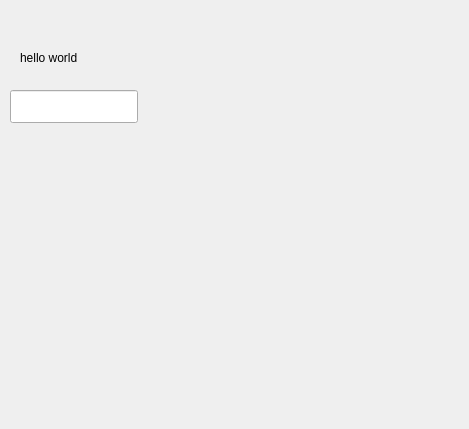
<?xml version="1.0" encoding="UTF-8"?>
<ui version="4.0">
 <class>Frame</class>
 <widget class="QFrame" name="Frame">
  <property name="geometry">
   <rect>
    <x>0</x>
    <y>0</y>
    <width>469</width>
    <height>429</height>
   </rect>
  </property>
  <property name="windowTitle">
   <string>Frame</string>
  </property>
  <widget class="CaptionLabel" name="CaptionLabel">
   <property name="geometry">
    <rect>
     <x>20</x>
     <y>50</y>
     <width>70</width>
     <height>16</height>
    </rect>
   </property>
   <property name="text">
    <string>hello world</string>
   </property>
  </widget>
  <widget class="LineEdit" name="LineEdit">
   <property name="geometry">
    <rect>
     <x>10</x>
     <y>90</y>
     <width>128</width>
     <height>33</height>
    </rect>
   </property>
  </widget>
 </widget>
 <customwidgets>
  <customwidget>
   <class>CaptionLabel</class>
   <extends>QLabel</extends>
   <header>qfluentwidgets</header>
  </customwidget>
  <customwidget>
   <class>LineEdit</class>
   <extends>QLineEdit</extends>
   <header>qfluentwidgets</header>
  </customwidget>
 </customwidgets>
 <resources/>
 <connections/>
</ui>
